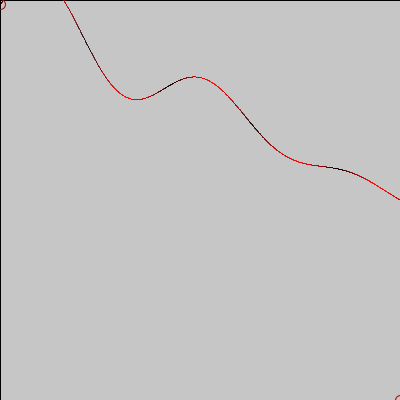
Frame 1 (no input)
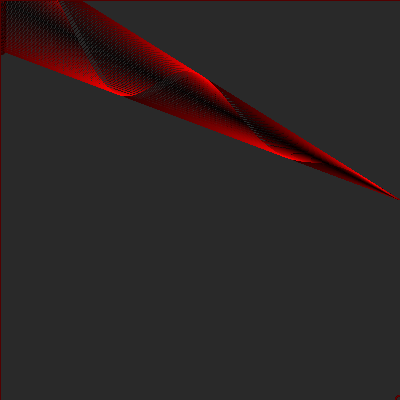
Frame 60 (the mouse pressed at the canvas centre just before this capture)
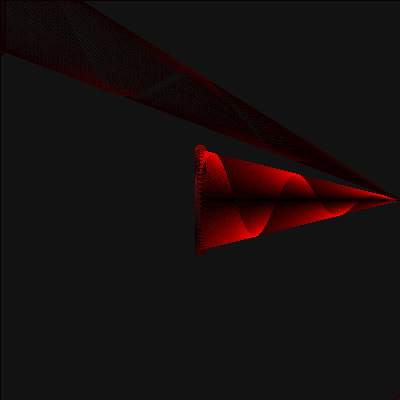
Frame 120 (the mouse held since frame 60 and released just before this capture)

The Processing sketch that drew these frames (run headless with seeded random() and noise(); from frame 60 on, the mouse is pressed at the canvas centre):

// Processing sketch: Z_13_LerpTricks
// ── Z_13_LerpTricks.pde
float resolution = 1500;

void setup() {
  size(400, 400);
  colorMode(RGB, 1, 1, 1, 1);
}
float x1(float t) {
  return mouseX+0;//50*cos(t);
}

float y1(float t) {
  return mouseY+50*sin(t);
}

void draw() {
  //background(0);
  fill(0, 0.03);
  rect(0, 0, width, height);
  float t = 1.0*frameCount/10;
  fill(255);

  for (int i = 0; i <= resolution; i++) {
    float param = 1.0*i/resolution;
    float x = lerp(x1(t-15.0*param), width, param);
    float y = lerp(y1(t-15.0*param), height/2, param);
    stroke(abs(sin(t-15.0*param)), 0, 0);
    point(x, y);
  }

  ellipse(x1(t), y1(t), 10, 10);
  ellipse(width, height, 10, 10);
}
